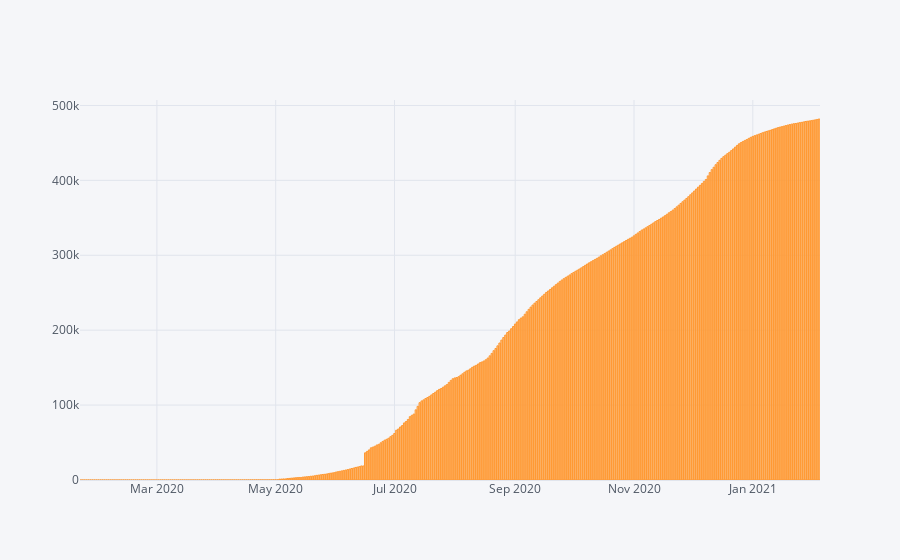

The notebook cell saved with this chart:
### Code cell
recovered.iplot(kind='bar', x='Date', y='Recovered')

### Figure 1 — Plotly figure (JSON) as saved in the notebook; plotly's stock layout.template omitted (floating-point values rounded to 4 significant figures; data arrays with more than 128 entries replaced by an {"elided": "..."} marker saying what was removed)
{"data": [{"marker": {"color": "rgba(255, 153, 51, 0.6)", "line": {"color": "rgba(255, 153, 51, 1.0)", "width": 1}}, "name": "Recovered", "orientation": "v", "text": "", "type": "bar", "x": {"elided": "380 str values"}, "y": {"elided": "380 int values"}}], "layout": {"legend": {"bgcolor": "#F5F6F9", "font": {"color": "#4D5663"}}, "paper_bgcolor": "#F5F6F9", "plot_bgcolor": "#F5F6F9", "title": {"font": {"color": "#4D5663"}}, "xaxis": {"gridcolor": "#E1E5ED", "showgrid": true, "tickfont": {"color": "#4D5663"}, "title": {"font": {"color": "#4D5663"}, "text": ""}, "zerolinecolor": "#E1E5ED"}, "yaxis": {"gridcolor": "#E1E5ED", "showgrid": true, "tickfont": {"color": "#4D5663"}, "title": {"font": {"color": "#4D5663"}, "text": ""}, "zerolinecolor": "#E1E5ED"}}}
